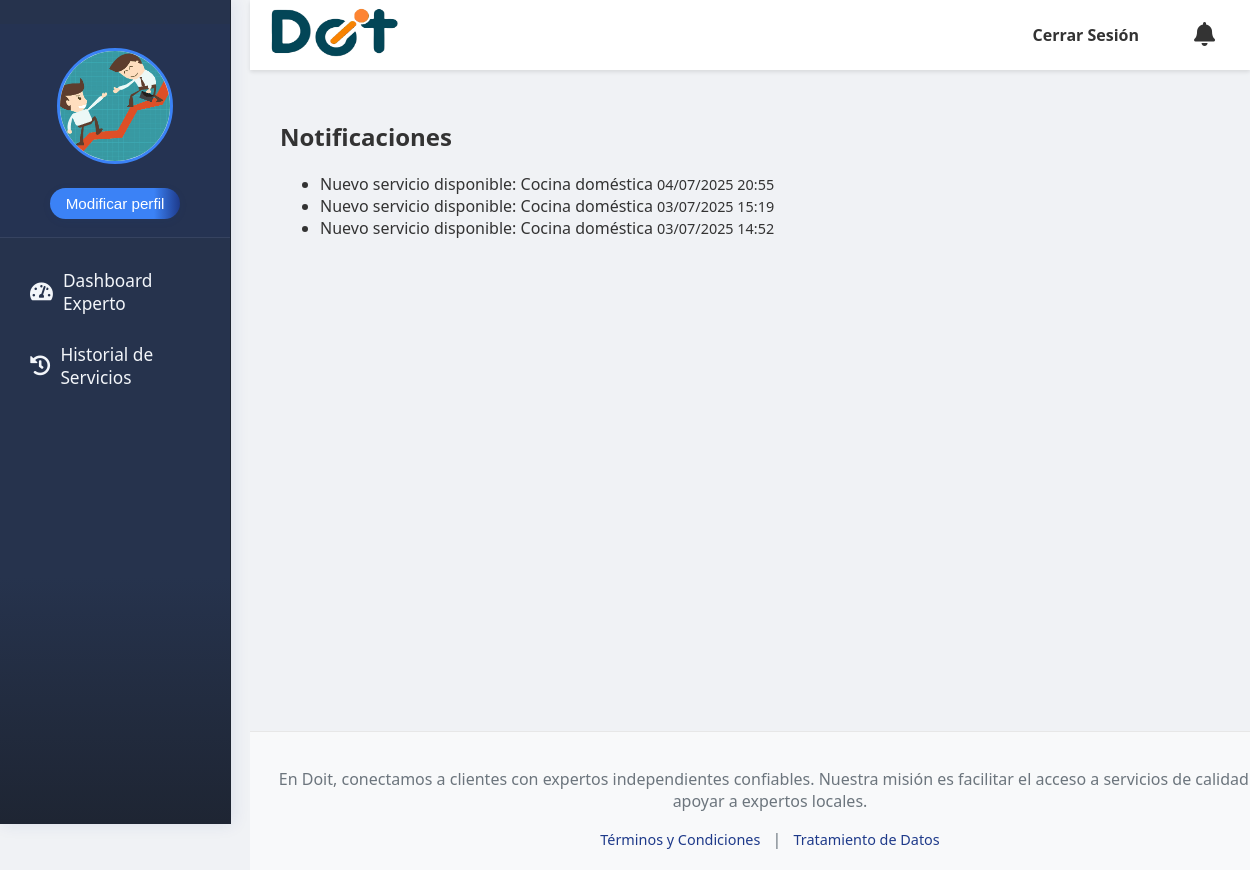
/notificaciones/ (signed in), run on an earlier commit of the app's database.
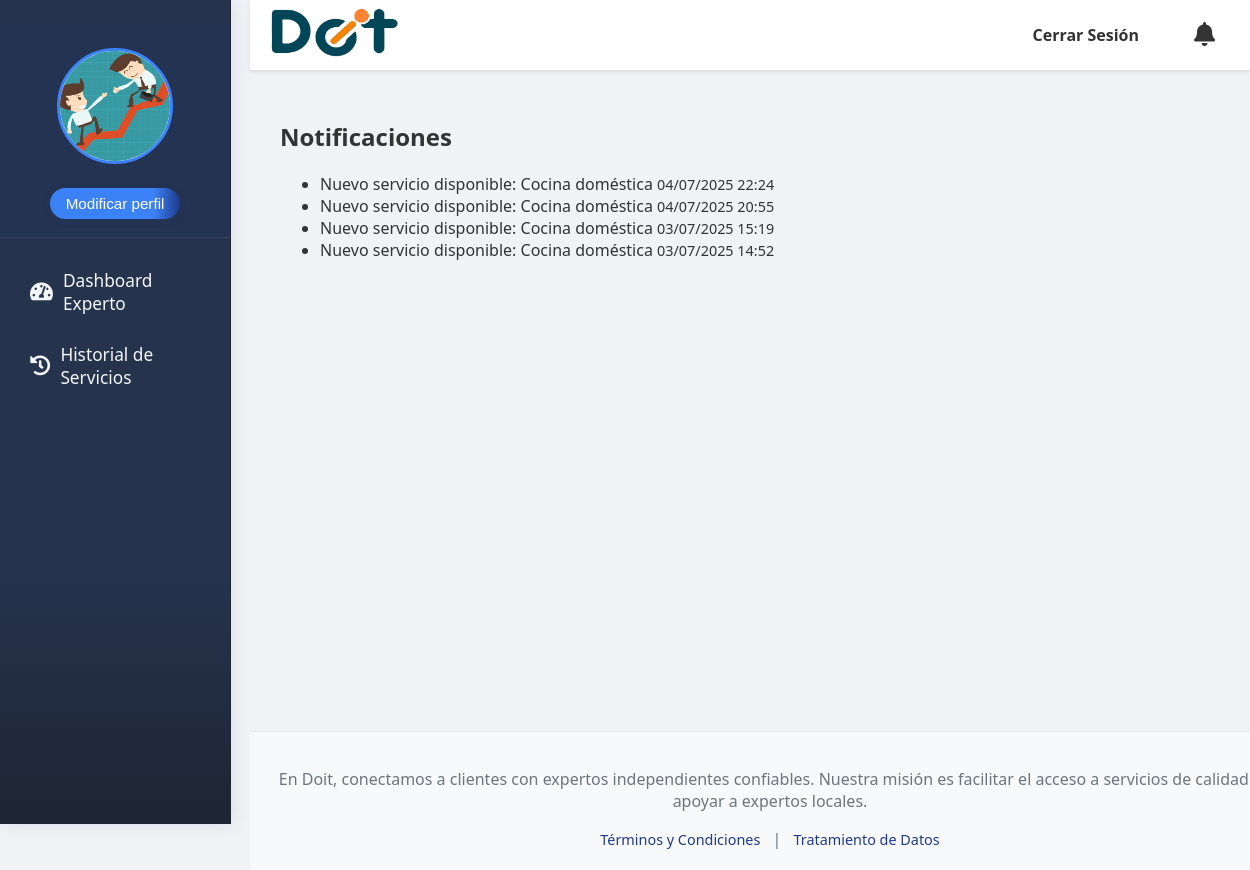
And on a later commit of the database.
### doit_app/models.py (models this page shows, shortened)
class CustomUser(AbstractUser):
    tipo_usuario_choices = [
        ('cliente', 'Cliente'),
        ('experto', 'Experto'),
    ]
    genero = models.ForeignKey(Genero, on_delete=models.SET_NULL, null=True, blank=True, verbose_name="Género")
    tipo_usuario = models.CharField(max_length=20, choices=tipo_usuario_choices, default='cliente', verbose_name="Tipo de Usuario")
    nacionalidad = models.CharField(max_length=100, blank=True, null=True, verbose_name="Nacionalidad")
    numDoc = models.CharField(max_length=100, unique=True, blank=True, null=True, verbose_name="Número de Documento")
    telefono = models.CharField(max_length=20, blank=True, null=True, verbose_name="Teléfono")
    fechaNacimiento = models.DateField(blank=True, null=True, verbose_name="Fecha de Nacimiento")
    foto_perfil = models.ImageField(upload_to='perfil/', null=True, blank=True, verbose_name="Foto de Perfil")
    tipo_documento = models.ForeignKey(TipoDoc, on_delete=models.SET_NULL, null=True, blank=True, verbose_name="Tipo de Documento")
    especialidad = models.ManyToManyField(
        Servicios,
        blank=True,
        verbose_name="Servicios que ofrece el experto"
    )
    direccion = models.CharField(max_length=255, blank=True, null=True, verbose_name="Dirección de Residencia")
    barrio = models.CharField(max_length=100, blank=True, null=True, verbose_name="Barrio")
    documento_identidad_pdf = models.FileField(upload_to='documentos_identidad/', blank=True, null=True, verbose_name="Documento de Identidad (PDF)")
    class Meta:
        verbose_name = "Usuario Personalizado"
        verbose_name_plural = "Usuarios Personalizados"
        app_label = "doit_app"
    def is_usuario_normal(self):
        return self.tipo_usuario == 'cliente'
    def is_experto(self):
        return self.tipo_usuario == 'experto'

class Notificacion(models.Model):
    usuario = models.ForeignKey(settings.AUTH_USER_MODEL, on_delete=models.CASCADE, related_name='notificaciones')
    mensaje = models.CharField(max_length=255)
    url = models.CharField(max_length=255, blank=True, null=True)
    leida = models.BooleanField(default=False)
    fecha = models.DateTimeField(auto_now_add=True)
    class Meta:
        ordering = ['-fecha']
        verbose_name = 'Notificación'
        verbose_name_plural = 'Notificaciones'

### doit_app/views.py (the view)
# urls.py: path('notificaciones/', views.notificaciones, name='notificaciones'),
@login_required
def notificaciones(request):
    notificaciones = Notificacion.objects.filter(usuario=request.user).order_by('-fecha')
    Notificacion.objects.filter(usuario=request.user, leida=False).update(leida=True)
    return render(request, 'notificaciones.html', {'notificaciones': notificaciones})

### doit_app/templates/notificaciones.html (shortened to what this page needs)
{% extends "base.html" %}
{% block content %}
<div class="container mt-4">
    <h2>Notificaciones</h2>
    <ul class="list-group">
        {% for noti in notificaciones %}
            <li class="list-group-item {% if not noti.leida %}list-group-item-info{% endif %}">
                {{ noti.mensaje }}
                <span class="text-muted float-end" style="font-size:0.9em;">{{ noti.fecha|date:"d/m/Y H:i" }}</span>
            </li>
        {% empty %}
            <li class="list-group-item">No tienes notificaciones.</li>
        {% endfor %}
    </ul>
</div>
{% endblock %}

### doit_app/templates/base.html (shortened to what this page needs)
<!DOCTYPE html>
<html lang="es">
{% load static %}
<head>
    <link rel="stylesheet" href="{% static 'css/styles.css' %}">
    <link rel="stylesheet" href="https://cdnjs.cloudflare.com/ajax/libs/font-awesome/5.15.4/css/all.min.css">
</head>
<body>
    {% if user.is_authenticated and not user.is_staff and not user.is_superuser %}
    <div id="sidebar">
        <div class="perfil-header">
            <div class="perfil-foto-container">
                {% if user.foto_perfil %}
                    <img src="{{ user.foto_perfil.url }}" alt="Foto de perfil de {{ user.username }}" class="perfil-foto">
                {% else %}
                    <img src="{% static 'images/default_profile.jpg' %}" alt="Foto de perfil por defecto" class="perfil-foto">
                {% endif %}
            </div>
            <div>
                <a href="{% url 'editar_perfil' %}">
                    <button class="modificar-perfil-btn">Modificar perfil</button>
                </a>
            </div>
        </div>
        <ul class="list-unstyled components">
            {% if user.is_authenticated and user.is_experto %}
                <li><a href="{% url 'dashboard_experto' %}"><i class="fas fa-tachometer-alt"></i> Dashboard Experto</a></li>
                <li><a href="{% url 'historial_experto' %}"><i class="fas fa-history"></i> Historial de Servicios</a></li>
            {% endif %}
        </ul>
    </div>
    {% endif %}
    <div id="content-wrapper">
        <header>
            <nav class="navbar navbar-light bg-light">
                <div class="logo">
                    {% if user.is_authenticated %}
                        {% if user.is_usuario_normal %}
                            <a href="{% url 'principal' %}">
                                <img src="{% static 'images/Doit_logo.png' %}" alt="Logo Doit" width="130">
                            </a>
                        {% elif user.is_experto %}
                            <a href="{% url 'dashboard_experto' %}">
                                <img src="{% static 'images/Doit_logo.png' %}" alt="Logo Doit" width="130">
                            </a>
                        {% elif user.is_superuser %}
                            <a href="{% url 'admin_principal' %}">
                                <img src="{% static 'images/Doit_logo.png' %}" alt="Logo Doit" width="130">
                            </a>
                        {% else %}
                             <a href="{% url 'home' %}">
                                <img src="{% static 'images/Doit_logo.png' %}" alt="Logo Doit" width="130">
                            </a>
                        {% endif %}
                    {% else %}
                        <a href="{% url 'home' %}">
                            <img src="{% static 'images/Doit_logo.png' %}" alt="Logo Doit" width="130">
                        </a>
                    {% endif %}
                </div>
                <ul class="nav-links">
                    {% if user.is_authenticated %}
                        <li><a href="{% url 'user_logout' %}">Cerrar Sesión</a></li>
                    {% else %}
                        <li><a href="{% url 'login' %}">Iniciar Sesión</a></li>
                        <li><a href="{% url 'registrarse' %}">Registrarse</a></li>
                    {% endif %}
                    <li style="position:relative;">
                        <a href="{% url 'notificaciones' %}" id="notificaciones-link" style="position:relative;">
                            <i class="fa fa-bell" style="font-size:1.5em;"></i>
                        </a>
                    </li>
                </ul>
            </nav>
        </header>
        <main>
            {% block content %}
            {% endblock %}
        </main>
        <footer>
            <p> En Doit, conectamos a clientes con expertos independientes confiables. Nuestra misión es facilitar el acceso a servicios de calidad y apoyar a expertos locales. </p>
            <div class="footer-links">
                <a href="{% url 'terminos_condiciones' %}">Términos y Condiciones</a> |
                <a href="{% url 'tratamiento_datos' %}">Tratamiento de Datos</a>
            </div>
        </footer>
    </div>
</body>
</html>

### static/css/styles.css (style rules this page uses)
:root { --sidebar-width: 250px; --header-height: 70px; --sidebar-bg-color: #2c3e50; --sidebar-text-color: #ecf0f1; --sidebar-hover-bg-color: #34495e; --header-bg-color: #ffffff; --footer-bg-color: #f8f9fa; --main-content-bg-color: #f0f2f5; --primary-blue: #1e3a8a; --secondary-blue: #3b82f6; --alert-info-bg: #d1ecf1; --alert-info-border: #bee5eb; --alert-info-text: #0c5460; --alert-success-bg: #d4edda; --alert-success-border: #c3e6cb; --alert-success-text: #155724; --alert-danger-bg: #f8d7da; --alert-danger-border: #f5c6cb; --alert-danger-text: #721c24; --alert-warning-bg: #fff3cd; --alert-warning-border: #ffeeba; --alert-warning-text: #856404; --shadow-light: 0 2px 4px rgba(0, 0, 0, 0.1); --shadow-medium: 0 4px 8px rgba(0, 0, 0, 0.15); --border-radius-base: 5px; }
html, body { margin: 0; padding: 0; font-family: 'Segoe UI', Arial, sans-serif; background-color: var(--main-content-bg-color); color: #333; }
body { display: flex; min-height: 100vh; }
#sidebar { width: 230px; min-height: 100vh; background: linear-gradient(180deg, #26334d 70%, #1e2533 100%); color: #f3f6fa; overflow-y: auto; padding-top: 24px; position: fixed; z-index: 101; top: 0; left: 0; box-shadow: 2px 0 16px rgba(30,58,138,0.10); border-right: 1.5px solid #1e2533; }
#sidebar .perfil-header { display: flex; flex-direction: column; align-items: center; padding: 24px 10px 18px 10px; margin-bottom: 18px; border-bottom: 1px solid rgba(255,255,255,0.08); background: rgba(30,58,138,0.07); }
#sidebar .perfil-foto-container { width: 110px; height: 110px; border-radius: 50%; overflow: hidden; margin-bottom: 12px; border: 3px solid #3b82f6; background: #fff; }
#sidebar .perfil-foto { width: 100%; height: 100%; object-fit: cover; }
#sidebar .modificar-perfil-btn { background: linear-gradient(90deg, #3b82f6 80%, #1e3a8a 100%); color: #fff; border: none; padding: 7px 16px; border-radius: 18px; cursor: pointer; font-size: 0.95em; font-weight: 500; transition: background 0.2s; margin-top: 12px; box-shadow: 0 2px 8px rgba(30,58,138,0.08); }
#sidebar ul.list-unstyled { list-style-type: none; padding: 0; margin: 0; }
#sidebar ul.list-unstyled li a { padding: 13px 22px; display: flex; align-items: center; color: #f3f6fa; text-decoration: none; font-size: 1.08em; border-radius: 8px; margin: 2px 8px; transition: background 0.18s, color 0.18s; }
#sidebar ul.list-unstyled li a i { margin-right: 10px; font-size: 1.18em; }
header { position: fixed; top: 0; left: var(--sidebar-width); width: calc(100% - var(--sidebar-width)); height: var(--header-height); background-color: var(--header-bg-color); box-shadow: var(--shadow-light); z-index: 100; display: flex; align-items: center; }
header nav { display: flex; justify-content: space-between; align-items: center; width: 100%; padding: 0 20px; }
header .logo img { height: 50px; }
header .nav-links { list-style: none; margin: 0; padding: 0; display: flex; align-items: center; }
header .nav-links li { margin-left: 25px; }
header .nav-links a { text-decoration: none; color: #333; font-weight: 600; padding: 8px 15px; border-radius: var(--border-radius-base); transition: background-color 0.3s ease, color 0.3s ease; }
#content-wrapper { flex-grow: 1; margin-left: var(--sidebar-width); padding-top: var(--header-height); min-height: 100vh; display: flex; flex-direction: column; }
main { flex-grow: 1; padding: 30px; background-color: var(--main-content-bg-color); }
footer { width: 100%; padding: 20px; background-color: var(--footer-bg-color); text-align: center; color: #6c757d; margin-top: auto; border-top: 1px solid #e7e7e7; }
.footer-links { margin-top: 10px; }
.footer-links a { color: var(--primary-blue); text-decoration: none; margin: 0 8px; font-size: 0.9em; }

What changed in the data, as far as the page shows it:
added Notificacion: mensaje "Nuevo servicio disponible: Cocina doméstica", fecha "04/07/2025 22:24"
